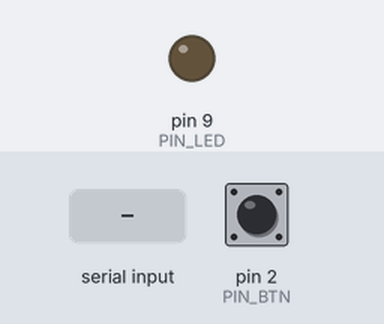
Recording of a sketch running on a simulated Arduino Uno, built with avr-gcc and run on an emulated ATmega328P. Parts: output pins drawn as LEDs (lit = HIGH). The inputs (shaded band) are chosen by the test bench; at power-on: pin 2 (PIN_BTN) HIGH.

Above: at 1.2 s.
1.3 s: "1" received over Serial
At 2.3 s:
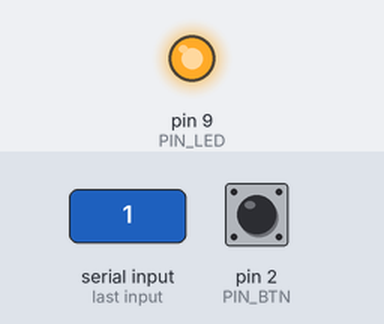
4.4 s: "0" received over Serial
At 4.7 s:
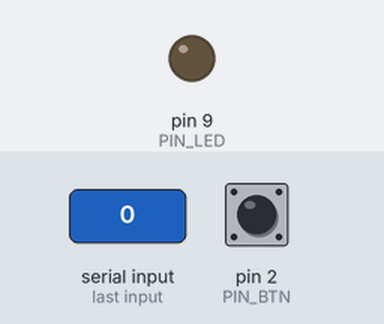
Timing chart, 0 to 7.4 s (numbered marks = the images above; inputs shaded):
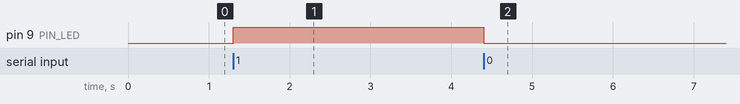

Measured:
- after the input at 1.3 s, pin 9 (PIN_LED): LOW → HIGH at once
- after the input at 4.4 s, pin 9 (PIN_LED): HIGH → LOW at once

The sketch:

arduino.ino
```cpp
#define PIN_LED 9
#define PIN_BTN 2 // must have interrupts on pin
void setup() {
  // put your setup code here, to run once:
  Serial.begin(9600);
  pinMode(PIN_BTN, INPUT);
  pinMode(PIN_LED,OUTPUT);
  digitalWrite(PIN_LED,LOW);
  attachInterrupt(digitalPinToInterrupt(PIN_BTN), teste, FALLING);
}

unsigned long int lastTime = 0;
void teste() {
  unsigned long int currentTime = millis();
    if((currentTime - lastTime) > 200){
       Serial.println('0');
       lastTime = millis();
    }

}


void loop() {

  if(Serial.available()){

    byte byteChar = Serial.read();
    if(byteChar == 48){
      digitalWrite(PIN_LED,LOW);

    }

    if(byteChar == 49){
      digitalWrite(PIN_LED,HIGH);
     }
  }
}
```
